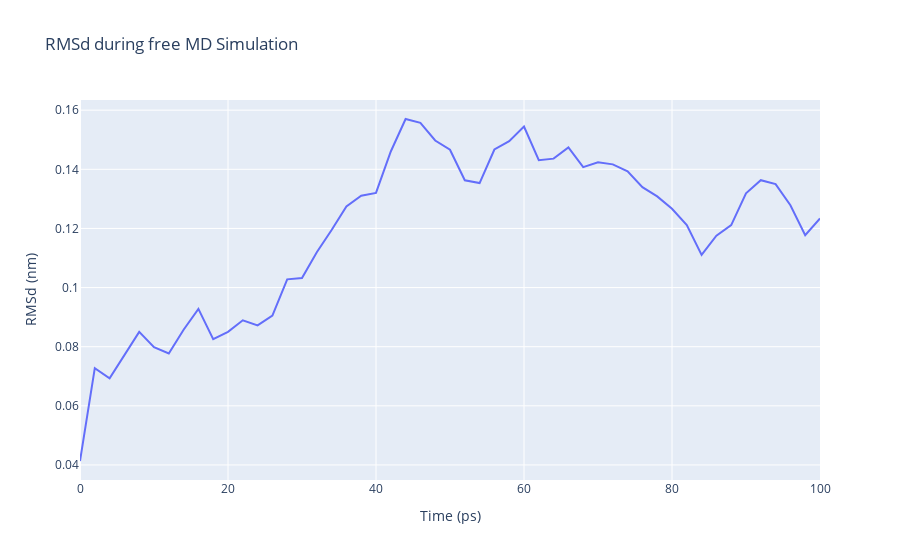

The notebook cell saved with this chart:
### Code cell
import plotly
import plotly.graph_objs as go

# Read RMS vs experimental structure data from file 
with open(output_rms_exp,'r') as rms_exp_file:
    x2,y2 = map(
        list,
        zip(*[
            (float(line.split()[0]),float(line.split()[1]))
            for line in rms_exp_file
            if not line.startswith(("#","@")) 
        ])
    )

trace = go.Scatter(
    x = x,
    y = y2,
    name = 'RMSd vs exp'
)

plotly.offline.init_notebook_mode(connected=True)

fig = {
    "data": trace,
    "layout": go.Layout(title="RMSd during free MD Simulation",
                        xaxis=dict(title = "Time (ps)"),
                        yaxis=dict(title = "RMSd (nm)")
                       )
}

plotly.offline.iplot(fig)

### Figure 1 — Plotly figure (JSON) as saved in the notebook; plotly's stock layout.template omitted (floating-point values rounded to 4 significant figures)
{"data": [{"name": "RMSd vs exp", "type": "scatter", "x": [0, 2, 4, 6, 8, 10, 12, 14, 16, 18, 20, 22, 24, 26, 28, 30, 32, 34, 36, 38, 40, 42, 44, 46, 48, 50, 52, 54, 56, 58, 60, 62, 64, 66, 68, 70, 72, 74, 76, 78, 80, 82, 84, 86, 88, 90, 92, 94, 96, 98, 100], "y": [0.04134, 0.07273, 0.0693, 0.07739, 0.08502, 0.07984, 0.07771, 0.08576, 0.0928, 0.08256, 0.08502, 0.08894, 0.08719, 0.09049, 0.1028, 0.1032, 0.1119, 0.1195, 0.1274, 0.131, 0.132, 0.146, 0.157, 0.1557, 0.1497, 0.1466, 0.1363, 0.1353, 0.1467, 0.1495, 0.1544, 0.1431, 0.1436, 0.1474, 0.1407, 0.1424, 0.1417, 0.1393, 0.134, 0.1308, 0.1266, 0.1212, 0.111, 0.1175, 0.1211, 0.1319, 0.1363, 0.135, 0.1278, 0.1177, 0.1234]}], "layout": {"autosize": true, "title": {"text": "RMSd during free MD Simulation"}, "xaxis": {"autorange": true, "range": [0, 100], "title": {"text": "Time (ps)"}, "type": "linear"}, "yaxis": {"autorange": true, "range": [0.03491, 0.1634], "title": {"text": "RMSd (nm)"}, "type": "linear"}}}
